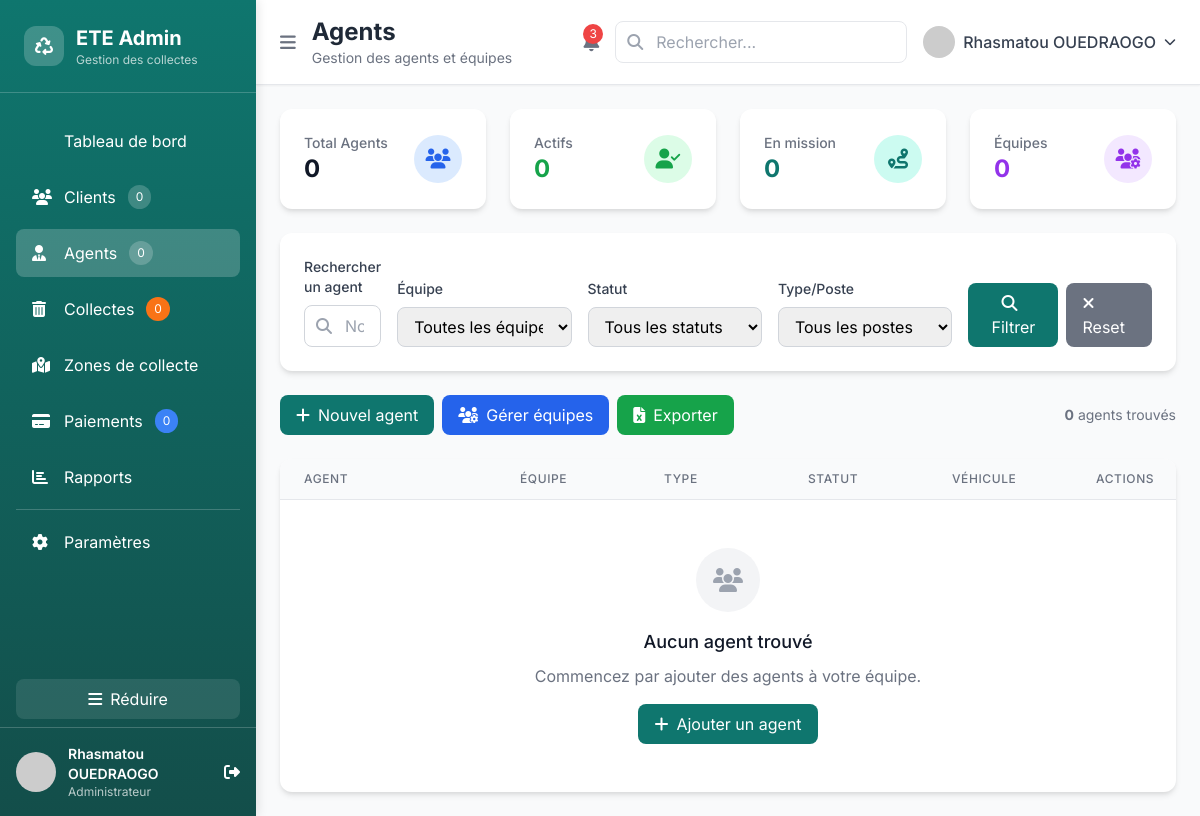
Page /administration/agents/ (signed in) on the earlier database version.
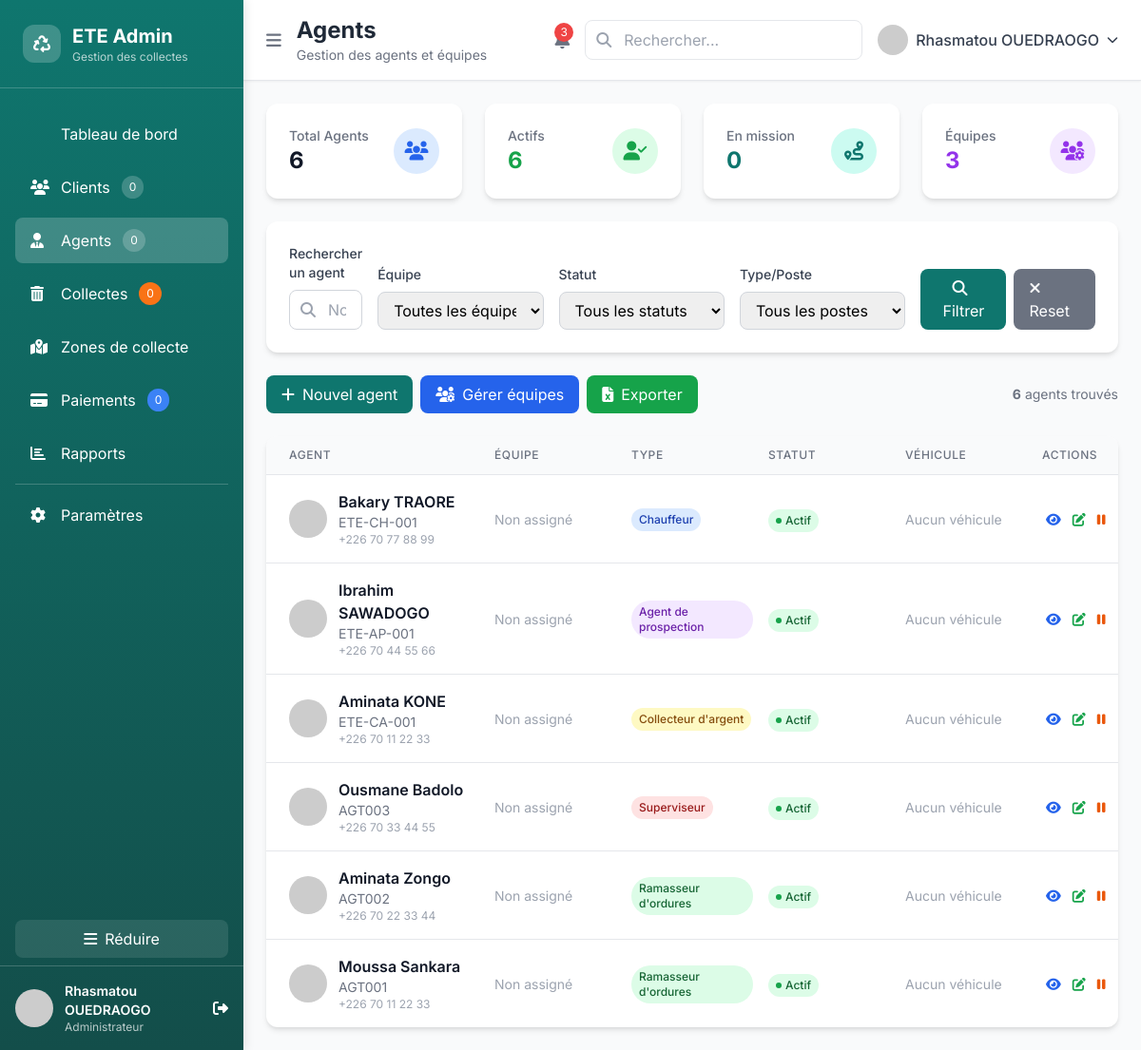
Same page on the later database version.
### agents/models.py (models this page shows, shortened)
class Agent(models.Model):
    STATUS_CHOICES = (
        ('actif', 'Actif'),
        ('inactif', 'Inactif'),
        ('conge', 'En congé'),
        ('maladie', 'Maladie'),
        ('formation', 'En formation'),
    )
    POSTE_CHOICES = (
        ('collecteur_argent', 'Collecteur d\'argent'),
        ('ramasseur_ordures', 'Ramasseur d\'ordures'),
        ('superviseur', 'Superviseur'),
        ('agent_prospection', 'Agent de prospection'),
        ('chauffeur', 'Chauffeur'),
    )
    user = models.OneToOneField(User, on_delete=models.CASCADE, related_name='agent_profile')
    matricule = models.CharField(max_length=20, unique=True)
    poste = models.CharField(max_length=30, choices=POSTE_CHOICES)
    status = models.CharField(max_length=10, choices=STATUS_CHOICES, default='actif')
    date_embauche = models.DateField()
    salaire_base = models.DecimalField(max_digits=10, decimal_places=2, blank=True, null=True)
    numero_securite_sociale = models.CharField(max_length=50, blank=True)
    numero_permis = models.CharField(max_length=50, blank=True)
    type_permis = models.CharField(max_length=10, blank=True)  # B, C, D, etc.
    date_expiration_permis = models.DateField(blank=True, null=True)
    certifications = models.JSONField(default=list)  # Liste des certifications
    zones_affectees = models.ManyToManyField('clients.ZoneCollecte', blank=True)
    zone_principale = models.ForeignKey(
        'clients.ZoneCollecte',
        on_delete=models.SET_NULL,
        null=True,
        blank=True,
        related_name='agents_principaux'
    )
    contact_urgence_nom = models.CharField(max_length=100, blank=True)
    contact_urgence_phone = models.CharField(max_length=20, blank=True)
    contact_urgence_relation = models.CharField(max_length=50, blank=True)
    note_evaluation = models.DecimalField(max_digits=3, decimal_places=2, blank=True, null=True)
    derniere_evaluation = models.DateField(blank=True, null=True)
    created_at = models.DateTimeField(auto_now_add=True)
    updated_at = models.DateTimeField(auto_now=True)
    class Meta:
        verbose_name = 'Agent'
        verbose_name_plural = 'Agents'
        ordering = ['matricule']
    @property
    def vehicule_assigne(self):
        for equipe in self.equipes.all():
            if equipe.vehicule_assigne:
                return equipe.vehicule_assigne
        return None

### accounts/models.py (models this page shows, shortened)
class CustomUser(AbstractUser):
    USER_TYPES = (
        ('admin', 'Administrateur ETE'),
        ('agent_ramassage', 'Agent de ramassage'),
        ('agent_collecte', 'Agent de collecte d\'argent'),
        ('agent_prospection', 'Agent de prospection'),
        ('agent_supervision', 'Agent de supervision'),
        ('client', 'Client'),
        ('visiteur', 'Visiteur'),
    )
    email = models.EmailField(unique=True)
    phone = models.CharField(max_length=20, blank=True)
    user_type = models.CharField(max_length=20, choices=USER_TYPES, default='client')
    is_active = models.BooleanField(default=True)
    avatar = models.ImageField(upload_to='avatars/', blank=True, null=True)
    date_joined = models.DateTimeField(auto_now_add=True)
    updated_at = models.DateTimeField(auto_now=True)
    USERNAME_FIELD = 'email'
    REQUIRED_FIELDS = ['username', 'first_name', 'last_name']

### admin_views.py (the view, shortened to what this page needs)
# urls.py: path('agents/', admin_views.admin_agents, name='admin_agents'),
@staff_member_required
def admin_agents(request):
    search_query = request.GET.get('search', '')
    equipe_filter = request.GET.get('equipe', '')
    status_filter = request.GET.get('status', '')
    poste_filter = request.GET.get('poste', '')
    agents = Agent.objects.select_related('user', 'zone_principale')
    if equipe_filter:
        agents = agents.filter(equipes__id=equipe_filter)
    if status_filter:
        agents = agents.filter(status=status_filter)
    if poste_filter:
        agents = agents.filter(poste=poste_filter)
    paginator = Paginator(agents.order_by('-created_at'), 20)
    page_number = request.GET.get('page')
    agents_page = paginator.get_page(page_number)
    equipes = Equipe.objects.all()
    sessions_actives = []
    agents_actifs = Agent.objects.filter(status='actif').count()
    context = {
        'agents': agents_page,
        'equipes': equipes,
        'sessions_actives': sessions_actives,
        'search_query': search_query,
        'equipe_filter': equipe_filter,
        'status_filter': status_filter,
        'poste_filter': poste_filter,
        'total_agents': agents.count(),
        'agents_actifs': agents_actifs
    }
    return render(request, 'admin_custom/agents.html', context)

### templates/admin_custom/agents.html (shortened to what the changed rows need)
{% extends 'admin_custom/base_admin.html' %}
{% load static %}
{% block page_title %}Agents{% endblock %}
{% block content %}
<div class="space-y-6">
  <div class="grid grid-cols-1 md:grid-cols-4 gap-6">
    <div class="bg-white rounded-xl p-6 card-shadow">
      <div class="flex items-center justify-between">
        <div>
          <p class="text-sm font-medium text-gray-500">Total Agents</p>
          <p class="text-2xl font-bold text-gray-900">{{ total_agents }}</p>
        </div>
      </div>
    </div>
    <div class="bg-white rounded-xl p-6 card-shadow">
      <div class="flex items-center justify-between">
        <div>
          <p class="text-sm font-medium text-gray-500">Actifs</p>
          <p class="text-2xl font-bold text-green-600">{{ agents_actifs|default:0 }}</p>
        </div>
      </div>
    </div>
    <div class="bg-white rounded-xl p-6 card-shadow">
      <div class="flex items-center justify-between">
        <div>
          <p class="text-sm font-medium text-gray-500">Équipes</p>
          <p class="text-2xl font-bold text-purple-600">{{ equipes|length }}</p>
        </div>
      </div>
    </div>
  </div>
  <div class="flex flex-wrap items-center justify-between gap-4">
    <p class="text-sm text-gray-500">
      <strong>{{ agents.paginator.count }}</strong> agent{{ agents.paginator.count|pluralize }} trouvé{{ agents.paginator.count|pluralize }}
    </p>
  </div>
  <div class="bg-white rounded-xl card-shadow overflow-hidden">
    <div class="divide-y divide-gray-200">
      {% for agent in agents %}
        <div class="px-6 py-4 hover:bg-gray-50 transition-colors">
          <div class="grid grid-cols-12 gap-4 items-center">
            <div class="col-span-3">
              <div class="flex items-center space-x-3">
                <img src="https://ui-avatars.com/api/?name={{ agent.user.get_full_name }}&background=0f766e&color=ffffff"
                     alt="Avatar" class="w-10 h-10 rounded-full">
                <div>
                  <p class="font-semibold text-gray-900">{{ agent.user.get_full_name }}</p>
                  <p class="text-sm text-gray-500">{{ agent.matricule }}</p>
                  <p class="text-xs text-gray-400">{{ agent.user.phone|default:"---" }}</p>
                </div>
              </div>
            </div>
            <div class="col-span-2">
              {% if agent.equipes.exists %}
                {% for equipe in agent.equipes.all|slice:":1" %}
                  <div class="flex items-center space-x-2">
                    <span class="inline-block w-3 h-3 bg-blue-500 rounded-full"></span>
                    <span class="text-sm font-medium">{{ equipe.nom_equipe }}</span>
                  </div>
                  <p class="text-xs text-gray-500 mt-1">{{ equipe.nombre_membres }} membre{{ equipe.nombre_membres|pluralize }}</p>
                {% endfor %}
                {% if agent.equipes.count > 1 %}
                  <p class="text-xs text-blue-600 mt-1">+{{ agent.equipes.count|add:"-1" }} autre{{ agent.equipes.count|add:"-1"|pluralize }}</p>
                {% endif %}
              {% else %}
                <span class="text-sm text-gray-400">Non assigné</span>
              {% endif %}
            </div>
            <div class="col-span-2">
              <span class="inline-flex px-2 py-1 text-xs font-medium rounded-full {% if agent.poste == 'collecteur_argent' %}bg-yellow-100 text-yellow-800{% elif agent.poste == 'ramasseur_ordures' %}bg-green-100 text-green-800{% elif agent.poste == 'superviseur' %}bg-red-100 text-red-800{% elif agent.poste == 'agent_prospection' %}bg-purple-100 text-purple-800{% elif agent.poste == 'chauffeur' %}bg-blue-100 text-blue-800{% else %}bg-gray-100 text-gray-800{% endif %}">
                {{ agent.get_poste_display }}
              </span>
            </div>
            <div class="col-span-2">
              <span class="inline-flex items-center px-2 py-1 text-xs font-medium rounded-full {% if agent.status == 'actif' %}bg-green-100 text-green-800{% elif agent.status == 'inactif' %}bg-gray-100 text-gray-800{% elif agent.status == 'suspendu' %}bg-red-100 text-red-800{% else %}bg-yellow-100 text-yellow-800{% endif %}">
                <span class="w-1.5 h-1.5 rounded-full mr-1 {% if agent.status == 'actif' %}bg-green-600{% elif agent.status == 'inactif' %}bg-gray-600{% elif agent.status == 'suspendu' %}bg-red-600{% else %}bg-yellow-600{% endif %}"></span>
                {{ agent.get_status_display|default:agent.status|capfirst }}
              </span>
            </div>
            <div class="col-span-2">
              {% if agent.vehicule_assigne %}
                <div class="text-sm">
                  <p class="font-medium text-gray-900">{{ agent.vehicule_assigne.numero_plaque }}</p>
                  <p class="text-xs text-gray-500">{{ agent.vehicule_assigne.marque }} {{ agent.vehicule_assigne.modele }}</p>
                </div>
              {% else %}
                <span class="text-sm text-gray-400">Aucun véhicule</span>
              {% endif %}
            </div>
            <div class="col-span-1">
              <div class="flex space-x-1">
                <button class="p-1 text-blue-600 hover:text-blue-800 hover:bg-blue-50 rounded" title="Voir détails">
                  <i class="fas fa-eye text-sm"></i>
                </button>
                <button class="p-1 text-green-600 hover:text-green-800 hover:bg-green-50 rounded" title="Modifier">
                  <i class="fas fa-edit text-sm"></i>
                </button>
                {% if agent.status == 'actif' %}
                  <button class="p-1 text-orange-600 hover:text-orange-800 hover:bg-orange-50 rounded" title="Suspendre">
                    <i class="fas fa-pause text-sm"></i>
                  </button>
                {% else %}
                  <button class="p-1 text-green-600 hover:text-green-800 hover:bg-green-50 rounded" title="Activer">
                    <i class="fas fa-play text-sm"></i>
                  </button>
                {% endif %}
              </div>
            </div>
          </div>
        </div>
      {% empty %}
        <div class="px-6 py-12 text-center">
          <div class="w-16 h-16 bg-gray-100 rounded-full flex items-center justify-center mx-auto mb-4">
            <i class="fas fa-users text-gray-400 text-2xl"></i>
          </div>
          <h3 class="text-lg font-medium text-gray-900 mb-2">Aucun agent trouvé</h3>
          <p class="text-gray-500 mb-4">
            {% if search_query or equipe_filter or status_filter or poste_filter %}
              Aucun agent ne correspond aux critères de recherche.
            {% else %}
              Commencez par ajouter des agents à votre équipe.
            {% endif %}
          </p>
          <button class="px-4 py-2 bg-primary text-white rounded-lg hover:bg-primary-dark transition-colors">
            <i class="fas fa-plus mr-2"></i>Ajouter un agent
          </button>
        </div>
      {% endfor %}
    </div>
  </div>
</div>
{% endblock %}

Differences in the rows shown:
added Agent: user.get_full_name "Bakary TRAORE", matricule "ETE-CH-001", user.phone "+226 70 77 88 99", shows "Non assigné", poste "Chauffeur", status "Actif", shows "Aucun véhicule"
added Agent: user.get_full_name "Ibrahim SAWADOGO", matricule "ETE-AP-001", user.phone "+226 70 44 55 66", shows "Non assigné", poste "Agent de prospection", status "Actif", shows "Aucun véhicule"
added Agent: user.get_full_name "Aminata KONE", matricule "ETE-CA-001", user.phone "+226 70 11 22 33", shows "Non assigné", poste "Collecteur d'argent", status "Actif", shows "Aucun véhicule"
added Agent: user.get_full_name "Ousmane Badolo", matricule "AGT003", user.phone "+226 70 33 44 55", shows "Non assigné", poste "Superviseur", status "Actif", shows "Aucun véhicule"
added Agent: user.get_full_name "Aminata Zongo", matricule "AGT002", user.phone "+226 70 22 33 44", shows "Non assigné", poste "Ramasseur d'ordures", status "Actif", shows "Aucun véhicule"
added Agent: user.get_full_name "Moussa Sankara", matricule "AGT001", user.phone "+226 70 11 22 33", shows "Non assigné", poste "Ramasseur d'ordures", status "Actif", shows "Aucun véhicule"
Other differences:
{{ total_agents }}: "0" → "6"
{{ agents_actifs|default:0 }}: "0" → "6"
{{ equipes|length }}: "0" → "3"
{{ agents.paginator.count }}: "0" → "6"
text no longer shown: "Aucun agent trouvé Commencez par ajouter des agents à votre équipe. Ajouter un agent"
